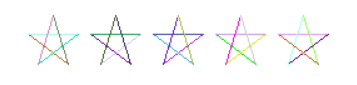

This chart was generated by the following Python code:
from turtle import *
from random import randint


def drawStar(x, y):
    pu()
    goto(x, y)
    pd()
    colormode(255)
    # set heading: 0
    seth(0)
    for i in range(5):
        r = randint(0, 255)
        g = randint(0, 255)
        b = randint(0, 255)
        pencolor(r, g, b) 
        fd(40)
        rt(144)


hideturtle()
for x in range(0, 250, 50):
    drawStar(x, 0)

done()
